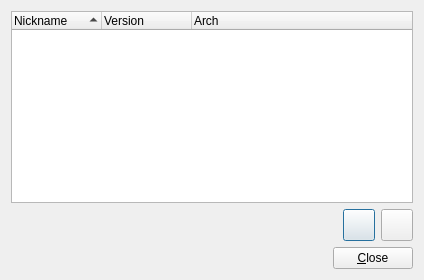
<?xml version="1.0" encoding="UTF-8"?>
<ui version="4.0">
 <class>dialogTemplates</class>
 <widget class="QDialog" name="dialogTemplates">
  <property name="geometry">
   <rect>
    <x>0</x>
    <y>0</y>
    <width>424</width>
    <height>273</height>
   </rect>
  </property>
  <property name="windowTitle">
   <string>Jail Templates</string>
  </property>
  <layout class="QGridLayout" name="gridLayout">
   <item row="0" column="0" colspan="2">
    <widget class="QTreeWidget" name="listTemps">
     <property name="sizePolicy">
      <sizepolicy hsizetype="Expanding" vsizetype="MinimumExpanding">
       <horstretch>0</horstretch>
       <verstretch>0</verstretch>
      </sizepolicy>
     </property>
     <property name="indentation">
      <number>0</number>
     </property>
     <property name="uniformRowHeights">
      <bool>false</bool>
     </property>
     <property name="itemsExpandable">
      <bool>true</bool>
     </property>
     <property name="sortingEnabled">
      <bool>true</bool>
     </property>
     <property name="allColumnsShowFocus">
      <bool>true</bool>
     </property>
     <property name="headerHidden">
      <bool>false</bool>
     </property>
     <attribute name="headerVisible">
      <bool>true</bool>
     </attribute>
     <attribute name="headerCascadingSectionResizes">
      <bool>false</bool>
     </attribute>
     <attribute name="headerDefaultSectionSize">
      <number>90</number>
     </attribute>
     <attribute name="headerMinimumSectionSize">
      <number>90</number>
     </attribute>
     <attribute name="headerShowSortIndicator" stdset="0">
      <bool>true</bool>
     </attribute>
     <attribute name="headerStretchLastSection">
      <bool>true</bool>
     </attribute>
     <column>
      <property name="text">
       <string notr="true">Nickname</string>
      </property>
     </column>
     <column>
      <property name="text">
       <string notr="true">Version</string>
      </property>
     </column>
     <column>
      <property name="text">
       <string notr="true">Arch</string>
      </property>
     </column>
    </widget>
   </item>
   <item row="1" column="0" colspan="2">
    <layout class="QHBoxLayout" name="horizontalLayout">
     <item>
      <spacer name="horizontalSpacer">
       <property name="orientation">
        <enum>Qt::Horizontal</enum>
       </property>
       <property name="sizeHint" stdset="0">
        <size>
         <width>298</width>
         <height>20</height>
        </size>
       </property>
      </spacer>
     </item>
     <item>
      <widget class="QPushButton" name="pushAdd">
       <property name="minimumSize">
        <size>
         <width>32</width>
         <height>32</height>
        </size>
       </property>
       <property name="maximumSize">
        <size>
         <width>32</width>
         <height>32</height>
        </size>
       </property>
       <property name="toolTip">
        <string>Add a new Jail</string>
       </property>
       <property name="text">
        <string/>
       </property>
       <property name="icon">
        <iconset resource="warden.qrc">
         <normaloff>:/edit_add.png</normaloff>:/edit_add.png</iconset>
       </property>
       <property name="iconSize">
        <size>
         <width>20</width>
         <height>20</height>
        </size>
       </property>
      </widget>
     </item>
     <item>
      <widget class="QPushButton" name="pushRemove">
       <property name="minimumSize">
        <size>
         <width>32</width>
         <height>32</height>
        </size>
       </property>
       <property name="maximumSize">
        <size>
         <width>32</width>
         <height>32</height>
        </size>
       </property>
       <property name="toolTip">
        <string>Remove the selected Jail</string>
       </property>
       <property name="text">
        <string/>
       </property>
       <property name="icon">
        <iconset resource="warden.qrc">
         <normaloff>:/edit_remove.png</normaloff>:/edit_remove.png</iconset>
       </property>
       <property name="iconSize">
        <size>
         <width>20</width>
         <height>20</height>
        </size>
       </property>
      </widget>
     </item>
    </layout>
   </item>
   <item row="2" column="0">
    <spacer name="horizontalSpacer_2">
     <property name="orientation">
      <enum>Qt::Horizontal</enum>
     </property>
     <property name="sizeHint" stdset="0">
      <size>
       <width>40</width>
       <height>20</height>
      </size>
     </property>
    </spacer>
   </item>
   <item row="2" column="1">
    <widget class="QPushButton" name="pushClose">
     <property name="text">
      <string>&amp;Close</string>
     </property>
    </widget>
   </item>
  </layout>
 </widget>
 <resources>
  <include location="warden.qrc"/>
 </resources>
 <connections/>
</ui>
